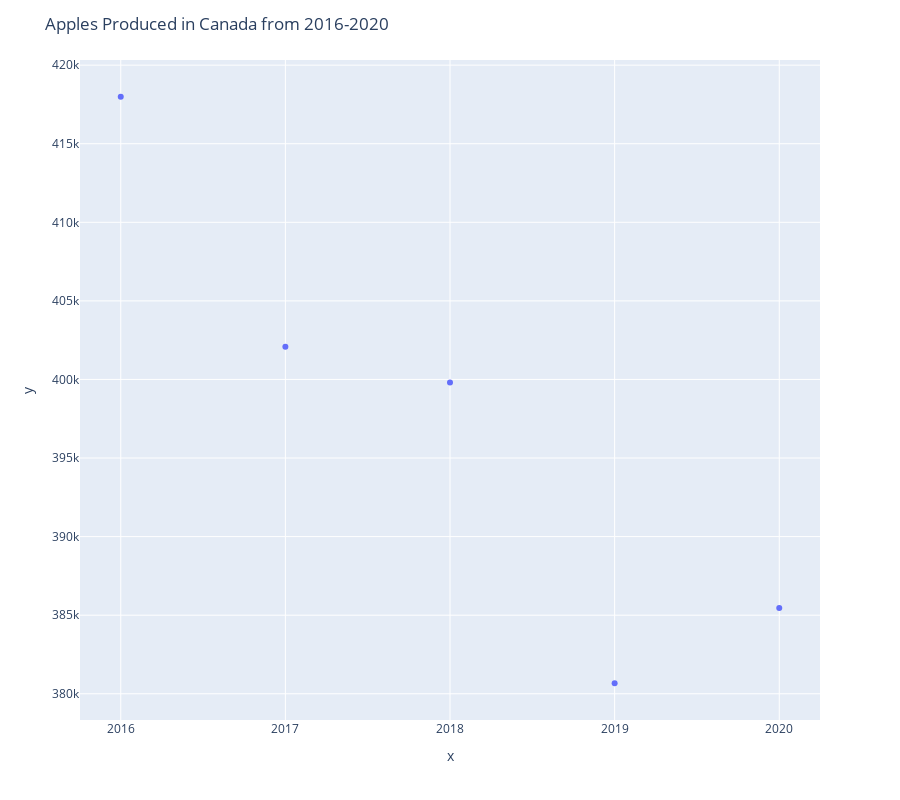

Source (notebook cell):
### Markdown cell above
## Position

### Code cell
import plotly.express as px

x = ['2016', '2017', '2018', '2019', '2020']
y = df[df['Area_code3']=='CAN']['Value']

fig = px.scatter(x=x, y=y)
fig.update_layout(
    height=800,
    title_text='Apples Produced in Canada from 2016-2020',
)
fig.show()

### Figure 1 — Plotly figure (JSON) as saved in the notebook; plotly's stock layout.template omitted (floating-point values rounded to 4 significant figures)
{"data": [{"hovertemplate": "x=%{x}<br>y=%{y}<extra></extra>", "legendgroup": "", "marker": {"color": "#636efa", "symbol": "circle"}, "mode": "markers", "name": "", "orientation": "v", "showlegend": false, "type": "scatter", "x": ["2016", "2017", "2018", "2019", "2020"], "xaxis": "x", "y": [417989, 402082, 399808, 380669, 385452], "yaxis": "y"}], "layout": {"height": 800, "legend": {"tracegroupgap": 0}, "margin": {"t": 60}, "title": {"text": "Apples Produced in Canada from 2016-2020"}, "xaxis": {"anchor": "y", "domain": [0, 1], "title": {"text": "x"}}, "yaxis": {"anchor": "x", "domain": [0, 1], "title": {"text": "y"}}}}
